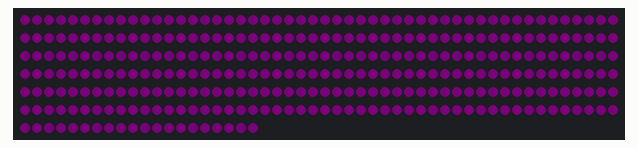
This sketch was run on a simulated Particle Photon. Parts: 320 RGB LEDs in strip order, left to right, continuing on the next row. Dim RGB values are drawn brighter than linear; the strip is taken to match the declared colour order.

Above: at 5.44 s.
At 16.16 s:
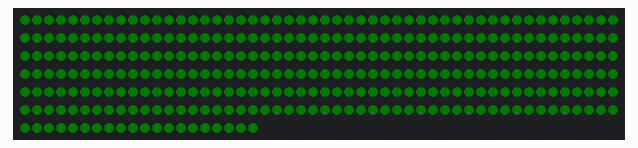
At 24.4 s:
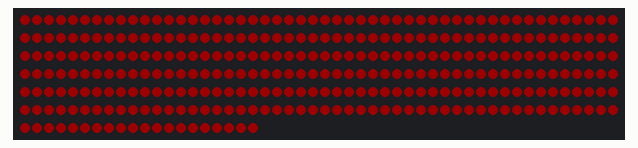

The sketch:

HalloweenGarage.ino
```cpp
/* ======================= includes =============================== */

#include "Particle.h"
#include "neopixel.h"

/* ======================= prototypes =============================== */

void colorFade(uint8_t reps, uint16_t wait);
void colorWipe(uint16_t wait);
void colorOff(uint16_t wait);
void slowColor(uint8_t wait, uint32_t color);


SYSTEM_MODE(AUTOMATIC);
SYSTEM_THREAD(ENABLED);
STARTUP(WiFi.selectAntenna(ANT_EXTERNAL));

// IMPORTANT: Set pixel COUNT, PIN and TYPE
#define PIXEL_COUNT 320
#define PIXEL_PIN D6
#define PIXEL_TYPE WS2811

Adafruit_NeoPixel strip(PIXEL_COUNT, PIXEL_PIN, PIXEL_TYPE);

void setup() {
  strip.begin();
  strip.show(); // Initialize all pixels to 'off'
  strip.setBrightness(75);
}

void loop() {
  colorFade(1, 50); //reps, wait
  slowColor(50, strip.Color(2.5, 0.5, 0.1));
  colorFade(1, 50); //reps, wait
  slowColor(50, strip.Color(2.5, 0, 2.5));
  colorFade(1, 50); //reps, wait
  slowColor(50, strip.Color(0, 2.5, 0));
  colorFade(1, 50); //reps, wait
  colorOff(200);
  colorWipe(100);   // wait
  colorFade(1, 50); //reps, wait
  colorOff(100);
  colorWipe(30);   // wait
  colorFade(1, 50); //reps, wait
  colorOff(100);
  colorWipe(100);   // wait
  colorOff(100);
}

void colorFade(uint8_t reps, uint16_t wait) {
  for(uint8_t count=0; count<reps; count++) {
    // Orange Light Section
    for(uint16_t bright=4; bright<91; bright+=2) {
      for(uint16_t i=0; i<strip.numPixels(); i++) {
        strip.setPixelColor(i, strip.Color(2.5*bright, 0.5*bright, 0.1*bright));
        }
      strip.show();
      delay(wait);
    }
      for(uint16_t bright=90; bright>3; bright-=2) {
        for(uint16_t i=0; i<strip.numPixels(); i++) {
          strip.setPixelColor(i, strip.Color(2.5*bright, 0.5*bright, 0.1*bright));
          }
        strip.show();
        delay(wait);
      }
    // Purple Light Section
    for(uint16_t bright=4; bright<91; bright+=2) {
      for(uint16_t i=0; i<strip.numPixels(); i++) {
        strip.setPixelColor(i, strip.Color(2*bright, 0, 2*bright));
        }
      strip.show();
      delay(wait);
    }
      for(uint16_t bright=90; bright>3; bright-=2) {
        for(uint16_t i=0; i<strip.numPixels(); i++) {
          strip.setPixelColor(i, strip.Color(2*bright, 0, 2*bright));
          }
        strip.show();
        delay(wait);
      }
    // Red Light Section
    for(uint16_t bright=4; bright<91; bright+=2) {
      for(uint16_t i=0; i<strip.numPixels(); i++) {
        strip.setPixelColor(i, strip.Color(2*bright, 0, 0));
        }
      strip.show();
      delay(wait);
    }
      for(uint16_t bright=90; bright>3; bright-=2) {
        for(uint16_t i=0; i<strip.numPixels(); i++) {
          strip.setPixelColor(i, strip.Color(2*bright, 0, 0));
          }
        strip.show();
        delay(wait);
      }
    // Green Light Section
    for(uint16_t bright=4; bright<91; bright+=2) {
      for(uint16_t i=0; i<strip.numPixels(); i++) {
        strip.setPixelColor(i, strip.Color(0, 2*bright, 0));
        }
      strip.show();
      delay(wait);
    }
      for(uint16_t bright=90; bright>3; bright-=2) {
        for(uint16_t i=0; i<strip.numPixels(); i++) {
          strip.setPixelColor(i, strip.Color(0, 2*bright, 0));
          }
        strip.show();
        delay(wait);
      }
  }
}


void slowColor(uint8_t wait, uint32_t color) {
  for(uint16_t bright=1; bright<51; bright+=1) {
    for(uint16_t i=0; i<strip.numPixels(); i++) {
      strip.setPixelColor(i, color*bright);
      }
    strip.show();
    delay(wait);
    }
  delay(25000);
    for(uint16_t bright=50; bright>0; bright-=1) {
      for(uint16_t i=0; i<strip.numPixels(); i++) {
        strip.setPixelColor(i, color*bright);
        }
      strip.show();
      delay(wait);
      }
  }
// Fill the dots one after the other with a color, wait (ms) after each one
void colorWipe(uint16_t wait) {
  for(uint16_t i=3; i<strip.numPixels(); i+=4) {
    strip.setPixelColor(i-3, strip.Color(250, 50, 10));
    strip.show();
    delay(wait);
    strip.setPixelColor(i-1, strip.Color(10, 255, 0));
    strip.show();
    delay(wait);
    }
  for(uint16_t i=3; i<strip.numPixels(); i+=4) {
    strip.setPixelColor(i-2, strip.Color(10, 255, 0));
    strip.show();
    delay(wait);
    strip.setPixelColor(i, strip.Color(250, 50, 10));
    strip.show();
    delay(wait);
    }
  strip.show();
  delay(5000);
}

void colorOff(uint16_t wait) {
  for(uint16_t f=0; f-1<strip.numPixels(); f++) {
    strip.setPixelColor(f, strip.Color(0, 0, 0));
  }
  strip.show();
  delay(wait);
}
```
